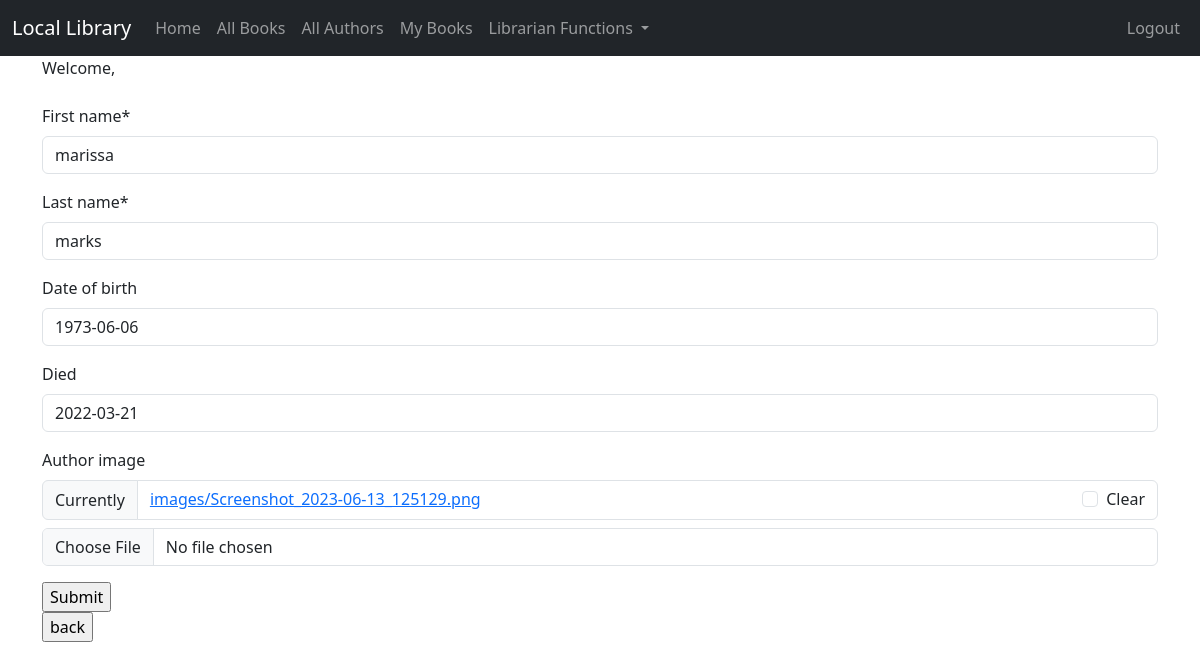
Page /author/3/update/ (signed in) on the committed database.
### catalog/models.py (models this page shows, shortened)
class Author(models.Model):
    first_name = models.CharField(max_length=100)
    last_name = models.CharField(max_length=100)
    date_of_birth = models.DateField(null=True, blank=True)
    date_of_death = models.DateField('Died', null=True, blank=True)
    author_image = models.ImageField(upload_to='images/', null=True, blank=True)
    class Meta:
        ordering = ['last_name', 'first_name']

### catalog/views.py (the view, shortened to what this page needs)
# urls.py: path('author/<int:pk>/update/', views.AuthorUpdate.as_view(), name='author_update'),
class AuthorUpdate(UpdateView):
    model = Author
    fields = ['first_name', 'last_name', 'date_of_birth', 'date_of_death', 'author_image']

### catalog/templates/catalog/author_form.html (shortened to what this page needs)
{% extends "catalog/base.html" %}
{% load crispy_forms_tags %}
{% load crispy_forms_filters %}
{% block content %}
    {% if perms.catalog.create_author or perms.catalog.edit_author %}
        <form action="" method="POST" enctype="multipart/form-data">
            {{ form|crispy }}
            <input type="submit" value="Submit"/>
        </form>
    {% else %}
        You do not have permission to access this feature
        <a href="{% url 'index' %}">Home</a>
    {% endif %}
<form>
    <input type="button" value="back" onclick="history.back()">
</form>
{% endblock %}

### rows in the picture
Author: first_name "marissa", last_name "marks", date_of_birth "1973-06-06", date_of_death "2022-03-21"
